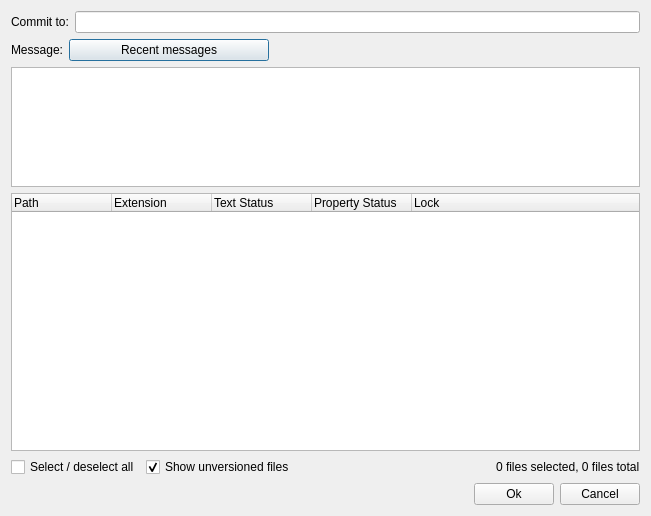
<?xml version="1.0" encoding="UTF-8"?>
<ui version="4.0">
 <class>SvnCommitDialog</class>
 <widget class="QDialog" name="SvnCommitDialog">
  <property name="geometry">
   <rect>
    <x>0</x>
    <y>0</y>
    <width>651</width>
    <height>516</height>
   </rect>
  </property>
  <property name="windowTitle">
   <string>SVN Commit</string>
  </property>
  <layout class="QGridLayout" name="gridLayout">
   <item row="0" column="0">
    <layout class="QHBoxLayout" name="horizontalLayout_2">
     <item>
      <widget class="QLabel" name="uiCommitUrlLBL">
       <property name="text">
        <string>Commit to:</string>
       </property>
      </widget>
     </item>
     <item>
      <widget class="QLineEdit" name="uiUrlTXT">
       <property name="readOnly">
        <bool>true</bool>
       </property>
      </widget>
     </item>
    </layout>
   </item>
   <item row="1" column="0">
    <layout class="QHBoxLayout" name="horizontalLayout">
     <item>
      <widget class="QLabel" name="label">
       <property name="text">
        <string>Message:</string>
       </property>
      </widget>
     </item>
     <item>
      <widget class="QPushButton" name="uiRecentBTN">
       <property name="minimumSize">
        <size>
         <width>200</width>
         <height>0</height>
        </size>
       </property>
       <property name="maximumSize">
        <size>
         <width>16777215</width>
         <height>22</height>
        </size>
       </property>
       <property name="text">
        <string>Recent messages</string>
       </property>
      </widget>
     </item>
     <item>
      <spacer name="horizontalSpacer">
       <property name="orientation">
        <enum>Qt::Horizontal</enum>
       </property>
       <property name="sizeHint" stdset="0">
        <size>
         <width>40</width>
         <height>20</height>
        </size>
       </property>
      </spacer>
     </item>
    </layout>
   </item>
   <item row="2" column="0">
    <widget class="QTextEdit" name="uiMessageTXT">
     <property name="maximumSize">
      <size>
       <width>16777215</width>
       <height>120</height>
      </size>
     </property>
    </widget>
   </item>
   <item row="3" column="0">
    <widget class="QTreeWidget" name="uiChangeTREE">
     <property name="contextMenuPolicy">
      <enum>Qt::CustomContextMenu</enum>
     </property>
     <property name="selectionMode">
      <enum>QAbstractItemView::ExtendedSelection</enum>
     </property>
     <property name="rootIsDecorated">
      <bool>false</bool>
     </property>
     <attribute name="headerStretchLastSection">
      <bool>true</bool>
     </attribute>
     <column>
      <property name="text">
       <string>Path</string>
      </property>
     </column>
     <column>
      <property name="text">
       <string>Extension</string>
      </property>
     </column>
     <column>
      <property name="text">
       <string>Text Status</string>
      </property>
     </column>
     <column>
      <property name="text">
       <string>Property Status</string>
      </property>
     </column>
     <column>
      <property name="text">
       <string>Lock</string>
      </property>
     </column>
    </widget>
   </item>
   <item row="4" column="0">
    <layout class="QHBoxLayout" name="horizontalLayout_3">
     <item>
      <widget class="QCheckBox" name="uiSelectAllCHK">
       <property name="text">
        <string>Select / deselect all</string>
       </property>
      </widget>
     </item>
     <item>
      <widget class="QCheckBox" name="uiShowUnversionedCHK">
       <property name="text">
        <string>Show unversioned files</string>
       </property>
       <property name="checked">
        <bool>true</bool>
       </property>
      </widget>
     </item>
     <item>
      <spacer name="horizontalSpacer_2">
       <property name="orientation">
        <enum>Qt::Horizontal</enum>
       </property>
       <property name="sizeHint" stdset="0">
        <size>
         <width>40</width>
         <height>20</height>
        </size>
       </property>
      </spacer>
     </item>
     <item>
      <widget class="QLabel" name="uiInfoLBL">
       <property name="text">
        <string>0 files selected, 0 files total</string>
       </property>
      </widget>
     </item>
    </layout>
   </item>
   <item row="5" column="0">
    <layout class="QHBoxLayout" name="horizontalLayout_4">
     <item>
      <spacer name="horizontalSpacer_3">
       <property name="orientation">
        <enum>Qt::Horizontal</enum>
       </property>
       <property name="sizeHint" stdset="0">
        <size>
         <width>40</width>
         <height>20</height>
        </size>
       </property>
      </spacer>
     </item>
     <item>
      <widget class="QPushButton" name="uiOkBTN">
       <property name="text">
        <string>Ok</string>
       </property>
      </widget>
     </item>
     <item>
      <widget class="QPushButton" name="uiCancelBTN">
       <property name="text">
        <string>Cancel</string>
       </property>
      </widget>
     </item>
    </layout>
   </item>
  </layout>
 </widget>
 <tabstops>
  <tabstop>uiUrlTXT</tabstop>
  <tabstop>uiRecentBTN</tabstop>
  <tabstop>uiMessageTXT</tabstop>
  <tabstop>uiChangeTREE</tabstop>
 </tabstops>
 <resources/>
 <connections/>
</ui>
